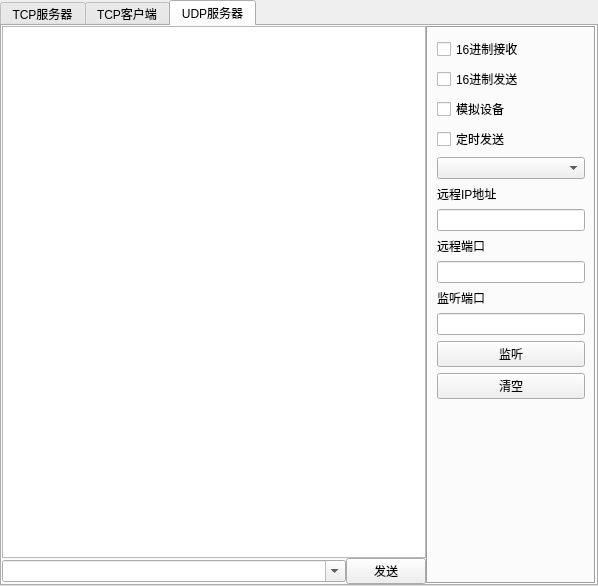
<?xml version="1.0" encoding="UTF-8"?>
<ui version="4.0">
 <class>frmNetTool</class>
 <widget class="QWidget" name="frmNetTool">
  <property name="geometry">
   <rect>
    <x>0</x>
    <y>0</y>
    <width>598</width>
    <height>586</height>
   </rect>
  </property>
  <property name="windowTitle">
   <string>Form</string>
  </property>
  <layout class="QVBoxLayout" name="verticalLayout">
   <property name="spacing">
    <number>0</number>
   </property>
   <property name="leftMargin">
    <number>0</number>
   </property>
   <property name="topMargin">
    <number>0</number>
   </property>
   <property name="rightMargin">
    <number>0</number>
   </property>
   <property name="bottomMargin">
    <number>0</number>
   </property>
   <item>
    <widget class="QTabWidget" name="tabWidget">
     <property name="styleSheet">
      <string notr="true"/>
     </property>
     <property name="currentIndex">
      <number>2</number>
     </property>
     <widget class="QWidget" name="tabTcpServer">
      <attribute name="title">
       <string>TCP服务器</string>
      </attribute>
      <layout class="QGridLayout" name="gridLayout_2">
       <property name="leftMargin">
        <number>0</number>
       </property>
       <property name="topMargin">
        <number>0</number>
       </property>
       <property name="rightMargin">
        <number>0</number>
       </property>
       <property name="bottomMargin">
        <number>0</number>
       </property>
       <property name="spacing">
        <number>0</number>
       </property>
       <item row="0" column="0">
        <widget class="QTextEdit" name="txtDataTcpServer"/>
       </item>
       <item row="0" column="1" rowspan="2">
        <widget class="QFrame" name="frmTcpServer">
         <property name="minimumSize">
          <size>
           <width>170</width>
           <height>0</height>
          </size>
         </property>
         <property name="maximumSize">
          <size>
           <width>170</width>
           <height>16777215</height>
          </size>
         </property>
         <property name="frameShape">
          <enum>QFrame::Box</enum>
         </property>
         <property name="frameShadow">
          <enum>QFrame::Sunken</enum>
         </property>
         <layout class="QVBoxLayout" name="verticalLayout_3">
          <property name="leftMargin">
           <number>9</number>
          </property>
          <property name="topMargin">
           <number>9</number>
          </property>
          <property name="rightMargin">
           <number>9</number>
          </property>
          <property name="bottomMargin">
           <number>9</number>
          </property>
          <item>
           <widget class="QCheckBox" name="ckHexReceiveTcpServer">
            <property name="text">
             <string>16进制接收</string>
            </property>
           </widget>
          </item>
          <item>
           <widget class="QCheckBox" name="ckHexSendTcpServer">
            <property name="text">
             <string>16进制发送</string>
            </property>
           </widget>
          </item>
          <item>
           <widget class="QCheckBox" name="ckDebugTcpServer">
            <property name="text">
             <string>模拟设备</string>
            </property>
           </widget>
          </item>
          <item>
           <widget class="QCheckBox" name="ckAutoSendTcpServer">
            <property name="text">
             <string>定时发送</string>
            </property>
           </widget>
          </item>
          <item>
           <widget class="QComboBox" name="cboxIntervalTcpServer"/>
          </item>
          <item>
           <widget class="QLabel" name="labTcpListenPort">
            <property name="text">
             <string>监听端口</string>
            </property>
           </widget>
          </item>
          <item>
           <widget class="QLineEdit" name="txtTcpListenPort"/>
          </item>
          <item>
           <widget class="QPushButton" name="btnTcpListen">
            <property name="text">
             <string>监听</string>
            </property>
           </widget>
          </item>
          <item>
           <widget class="QPushButton" name="btnClearTcpServer">
            <property name="text">
             <string>清空</string>
            </property>
           </widget>
          </item>
          <item>
           <widget class="QLabel" name="labTcpClientCount">
            <property name="text">
             <string>已连接客户端共 0 个</string>
            </property>
           </widget>
          </item>
          <item>
           <widget class="QListWidget" name="listTcpClient"/>
          </item>
          <item>
           <widget class="QCheckBox" name="ckAllTcpServer">
            <property name="text">
             <string>对全部客户端发送</string>
            </property>
           </widget>
          </item>
         </layout>
        </widget>
       </item>
       <item row="1" column="0">
        <layout class="QHBoxLayout" name="layTcpServer">
         <item>
          <widget class="QComboBox" name="cboxSendTcpServer">
           <property name="sizePolicy">
            <sizepolicy hsizetype="Expanding" vsizetype="Fixed">
             <horstretch>0</horstretch>
             <verstretch>0</verstretch>
            </sizepolicy>
           </property>
           <property name="editable">
            <bool>true</bool>
           </property>
          </widget>
         </item>
         <item>
          <widget class="QPushButton" name="btnSendTcpServer">
           <property name="minimumSize">
            <size>
             <width>80</width>
             <height>0</height>
            </size>
           </property>
           <property name="text">
            <string>发送</string>
           </property>
          </widget>
         </item>
        </layout>
       </item>
      </layout>
     </widget>
     <widget class="QWidget" name="tabTcpClient">
      <attribute name="title">
       <string>TCP客户端</string>
      </attribute>
      <layout class="QGridLayout" name="gridLayout">
       <property name="leftMargin">
        <number>0</number>
       </property>
       <property name="topMargin">
        <number>0</number>
       </property>
       <property name="rightMargin">
        <number>0</number>
       </property>
       <property name="bottomMargin">
        <number>0</number>
       </property>
       <property name="spacing">
        <number>0</number>
       </property>
       <item row="0" column="0">
        <widget class="QTextEdit" name="txtDataTcpClient"/>
       </item>
       <item row="1" column="0">
        <layout class="QHBoxLayout" name="layTcpClient">
         <item>
          <widget class="QComboBox" name="cboxSendTcpClient">
           <property name="sizePolicy">
            <sizepolicy hsizetype="Expanding" vsizetype="Fixed">
             <horstretch>0</horstretch>
             <verstretch>0</verstretch>
            </sizepolicy>
           </property>
           <property name="editable">
            <bool>true</bool>
           </property>
          </widget>
         </item>
         <item>
          <widget class="QPushButton" name="btnSendTcpClient">
           <property name="minimumSize">
            <size>
             <width>80</width>
             <height>0</height>
            </size>
           </property>
           <property name="text">
            <string>发送</string>
           </property>
          </widget>
         </item>
        </layout>
       </item>
       <item row="0" column="1" rowspan="2">
        <widget class="QFrame" name="frmTcpClient">
         <property name="minimumSize">
          <size>
           <width>170</width>
           <height>0</height>
          </size>
         </property>
         <property name="maximumSize">
          <size>
           <width>170</width>
           <height>16777215</height>
          </size>
         </property>
         <property name="frameShape">
          <enum>QFrame::Box</enum>
         </property>
         <property name="frameShadow">
          <enum>QFrame::Sunken</enum>
         </property>
         <layout class="QVBoxLayout" name="verticalLayout_5">
          <property name="leftMargin">
           <number>9</number>
          </property>
          <property name="topMargin">
           <number>9</number>
          </property>
          <property name="rightMargin">
           <number>9</number>
          </property>
          <property name="bottomMargin">
           <number>9</number>
          </property>
          <item>
           <widget class="QCheckBox" name="ckHexReceiveTcpClient">
            <property name="text">
             <string>16进制接收</string>
            </property>
           </widget>
          </item>
          <item>
           <widget class="QCheckBox" name="ckHexSendTcpClient">
            <property name="text">
             <string>16进制发送</string>
            </property>
           </widget>
          </item>
          <item>
           <widget class="QCheckBox" name="ckDebugTcpClient">
            <property name="text">
             <string>模拟设备</string>
            </property>
           </widget>
          </item>
          <item>
           <widget class="QCheckBox" name="ckAutoSendTcpClient">
            <property name="text">
             <string>定时发送</string>
            </property>
           </widget>
          </item>
          <item>
           <widget class="QComboBox" name="cboxIntervalTcpClient"/>
          </item>
          <item>
           <widget class="QLabel" name="labTcpServerIP">
            <property name="text">
             <string>服务器IP地址</string>
            </property>
           </widget>
          </item>
          <item>
           <widget class="QLineEdit" name="txtTcpServerIP"/>
          </item>
          <item>
           <widget class="QLabel" name="labTcpServerPort">
            <property name="text">
             <string>服务器端口</string>
            </property>
           </widget>
          </item>
          <item>
           <widget class="QLineEdit" name="txtTcpServerPort"/>
          </item>
          <item>
           <widget class="QPushButton" name="btnTcpConnect">
            <property name="text">
             <string>连接</string>
            </property>
           </widget>
          </item>
          <item>
           <widget class="QPushButton" name="btnClearTcpClient">
            <property name="text">
             <string>清空</string>
            </property>
           </widget>
          </item>
          <item>
           <spacer name="verticalSpacer_2">
            <property name="orientation">
             <enum>Qt::Vertical</enum>
            </property>
            <property name="sizeHint" stdset="0">
             <size>
              <width>20</width>
              <height>40</height>
             </size>
            </property>
           </spacer>
          </item>
         </layout>
        </widget>
       </item>
      </layout>
     </widget>
     <widget class="QWidget" name="tabUdpServer">
      <attribute name="title">
       <string>UDP服务器</string>
      </attribute>
      <layout class="QGridLayout" name="gridLayout_3">
       <property name="leftMargin">
        <number>0</number>
       </property>
       <property name="topMargin">
        <number>0</number>
       </property>
       <property name="rightMargin">
        <number>0</number>
       </property>
       <property name="bottomMargin">
        <number>0</number>
       </property>
       <property name="spacing">
        <number>0</number>
       </property>
       <item row="0" column="0">
        <widget class="QTextEdit" name="txtDataUdpServer"/>
       </item>
       <item row="0" column="1" rowspan="2">
        <widget class="QFrame" name="frmUdpServer">
         <property name="minimumSize">
          <size>
           <width>170</width>
           <height>0</height>
          </size>
         </property>
         <property name="maximumSize">
          <size>
           <width>170</width>
           <height>16777215</height>
          </size>
         </property>
         <property name="frameShape">
          <enum>QFrame::Box</enum>
         </property>
         <property name="frameShadow">
          <enum>QFrame::Sunken</enum>
         </property>
         <layout class="QVBoxLayout" name="verticalLayout_2">
          <item>
           <widget class="QCheckBox" name="ckHexReceiveUdpServer">
            <property name="text">
             <string>16进制接收</string>
            </property>
           </widget>
          </item>
          <item>
           <widget class="QCheckBox" name="ckHexSendUdpServer">
            <property name="text">
             <string>16进制发送</string>
            </property>
           </widget>
          </item>
          <item>
           <widget class="QCheckBox" name="ckDebugUdpServer">
            <property name="text">
             <string>模拟设备</string>
            </property>
           </widget>
          </item>
          <item>
           <widget class="QCheckBox" name="ckAutoSendUdpServer">
            <property name="text">
             <string>定时发送</string>
            </property>
           </widget>
          </item>
          <item>
           <widget class="QComboBox" name="cboxIntervalUdpServer"/>
          </item>
          <item>
           <widget class="QLabel" name="labUdpClientIP">
            <property name="text">
             <string>远程IP地址</string>
            </property>
           </widget>
          </item>
          <item>
           <widget class="QLineEdit" name="txtUdpClientIP"/>
          </item>
          <item>
           <widget class="QLabel" name="labUdpClientPort">
            <property name="text">
             <string>远程端口</string>
            </property>
           </widget>
          </item>
          <item>
           <widget class="QLineEdit" name="txtUdpClientPort"/>
          </item>
          <item>
           <widget class="QLabel" name="labUdpListenPort">
            <property name="text">
             <string>监听端口</string>
            </property>
           </widget>
          </item>
          <item>
           <widget class="QLineEdit" name="txtUdpListenPort"/>
          </item>
          <item>
           <widget class="QPushButton" name="btnUdpListen">
            <property name="text">
             <string>监听</string>
            </property>
           </widget>
          </item>
          <item>
           <widget class="QPushButton" name="btnClearUdpServer">
            <property name="text">
             <string>清空</string>
            </property>
           </widget>
          </item>
          <item>
           <spacer name="verticalSpacer">
            <property name="orientation">
             <enum>Qt::Vertical</enum>
            </property>
            <property name="sizeHint" stdset="0">
             <size>
              <width>20</width>
              <height>40</height>
             </size>
            </property>
           </spacer>
          </item>
         </layout>
        </widget>
       </item>
       <item row="1" column="0">
        <layout class="QHBoxLayout" name="layUdpServer">
         <item>
          <widget class="QComboBox" name="cboxSendUdpServer">
           <property name="sizePolicy">
            <sizepolicy hsizetype="Expanding" vsizetype="Fixed">
             <horstretch>0</horstretch>
             <verstretch>0</verstretch>
            </sizepolicy>
           </property>
           <property name="editable">
            <bool>true</bool>
           </property>
          </widget>
         </item>
         <item>
          <widget class="QPushButton" name="btnSendUdpServer">
           <property name="minimumSize">
            <size>
             <width>80</width>
             <height>0</height>
            </size>
           </property>
           <property name="text">
            <string>发送</string>
           </property>
          </widget>
         </item>
        </layout>
       </item>
      </layout>
     </widget>
    </widget>
   </item>
  </layout>
 </widget>
 <resources/>
 <connections/>
</ui>
